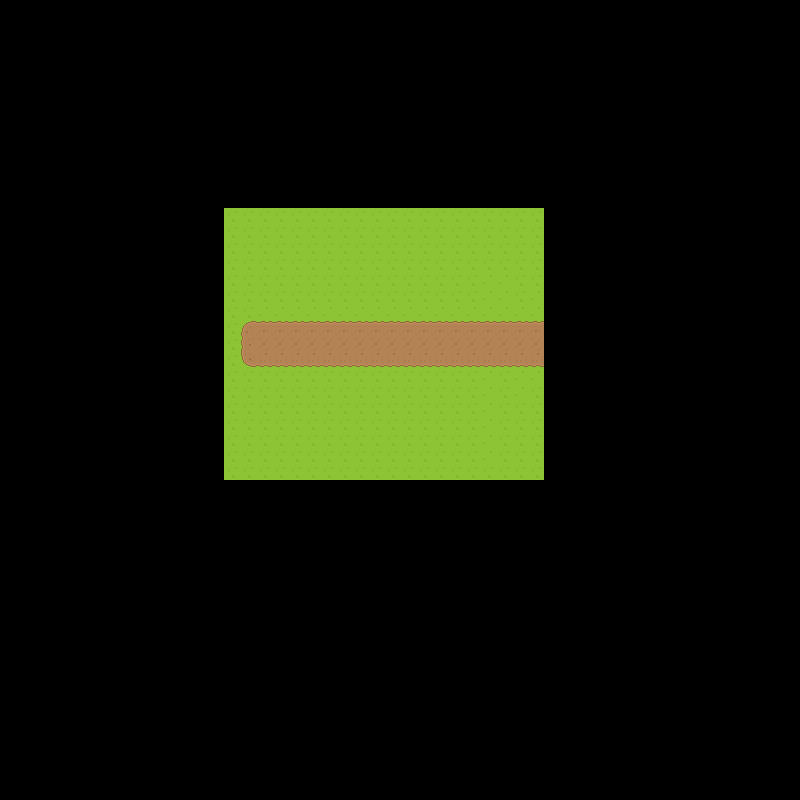

A level layout from a 2D game, rendered from its tile map. Below: a short description, then the map file with tile-grid data replaced by summaries:
An orthogonal 50x50 tile map with 16x16 px tiles, 3 tile layers (Tile Layer 1, Tile Layer 2, Objects).

<map version="1.2" tiledversion="1.2.0" orientation="orthogonal" renderorder="left-down" width="50" height="50" tilewidth="16" tileheight="16" infinite="0" nextlayerid="5" nextobjectid="1">
 <tileset firstgid="1" source="tileset1.tsx" />
 <layer id="1" name="Tile Layer 1" width="50" height="50">
  <data>[2500 cells, 340 non-empty, 2 distinct tile ids]</data>
 </layer>
 <layer id="2" name="Tile Layer 2" width="50" height="50">
  <data>[2500 cells, 57 non-empty, 6 distinct tile ids]</data>
 </layer>
 <layer id="4" name="Objects" width="50" height="50">
  <data>[2500 cells, 0 non-empty, 0 distinct tile ids]</data>
 </layer>
</map>
